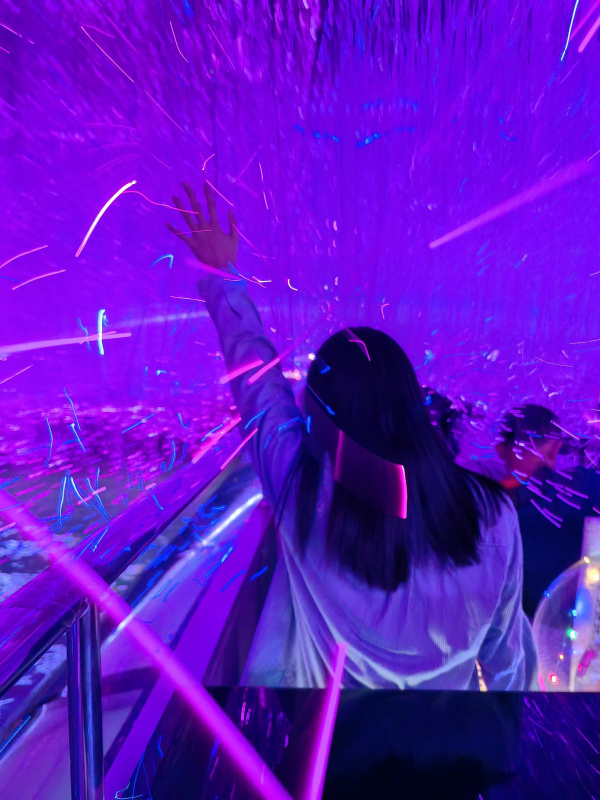
#> input picture assets/timeline_photos/20240930_0.jpg, 1200 x 1600 px (shown at 1/2 size)
$ python -i optimize_images.py   (imports and definitions only)   (older library calls are emulated)
#> lines starting #> are read from the running program, lines starting #| are printed output that depends on the picture
import json
import os
from PIL import Image


ROOT = os.path.dirname(os.path.abspath(__file__))
SRC_DIR = os.path.join(ROOT, "assets", "original_photos")
LEGACY_SRC_DIR = os.path.join(ROOT, "assets", "photos")
OUT_DIR = os.path.join(ROOT, "assets", "web_photos")
CONTENT_PATH = os.path.join(ROOT, "content.json")
MAX_SIZE = (1800, 1800)
QUALITY = 82


# [4 lines left out: function image_source_dir, not called in this run]


def apply_exif_orientation(image):
    try:
        exif = image._getexif() or {}
        orientation = exif.get(274)
    except Exception:
        orientation = None

    if orientation == 2:
        image = image.transpose(Image.FLIP_LEFT_RIGHT)
    elif orientation == 3:
        image = image.rotate(180, expand=True)
    elif orientation == 4:
        image = image.transpose(Image.FLIP_TOP_BOTTOM)
    elif orientation == 5:
        image = image.transpose(Image.FLIP_LEFT_RIGHT).rotate(90, expand=True)
    elif orientation == 6:
        image = image.rotate(270, expand=True)
    elif orientation == 7:
        image = image.transpose(Image.FLIP_LEFT_RIGHT).rotate(270, expand=True)
    elif orientation == 8:
        image = image.rotate(90, expand=True)
    return image


def load_content():
    with open(CONTENT_PATH, "r", encoding="utf-8") as file:
        return json.load(file)


# [50 lines left out: functions save_content, clear_generated_photos, main, not called in this run]


# [2 lines not run here, left out]

>>> import cv2
>>> picture = cv2.imread('assets/timeline_photos/20240930_0.jpg', cv2.IMREAD_GRAYSCALE)
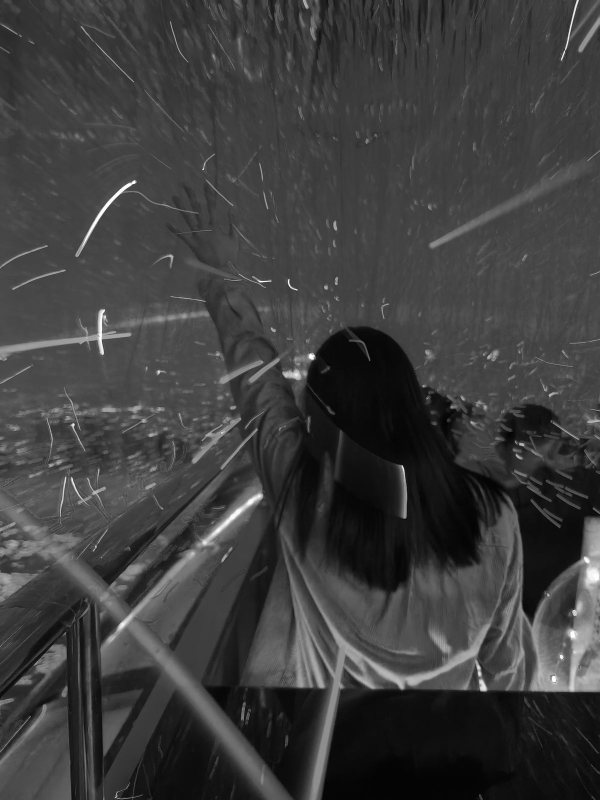
#> picture: shape (1600, 1200) (shown at 1/2 size); min 0, max 255, mean 61.5
>>> result = apply_exif_orientation(picture)
